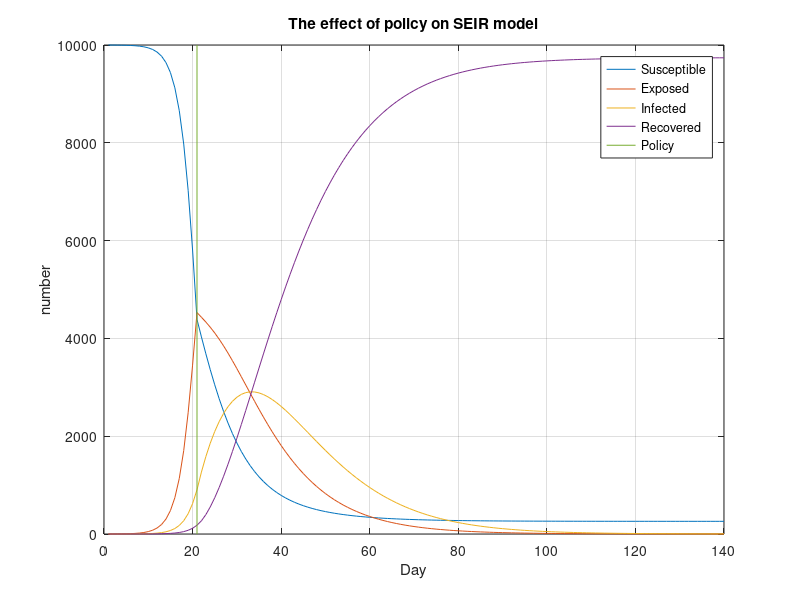

Write the MATLAB code that produced this figure.
%--------------------------------------------------------------------------
%   Init
%--------------------------------------------------------------------------
clear;clc;

%--------------------------------------------------------------------------
%   para
%--------------------------------------------------------------------------
N = 10000;                                                                  %total population
E = 0;                                                                      %Exposed
I = 1;                                                                      %Infected
S = N - I;                                                                  %Susceptible
R = 0;                                                                      %Recovered

r = 20;                                                                     %contact rate
B = 0.03;                                                                   %infection rate
a = 0.1;                                                                    %E->I rate
r2 = 20;                                                                    %contact number(E)
B2 = 0.03;                                                                  %infection rate for E
y = 0.1;                                                                    %recovery rate
policy_flag = 21;

T = 1:140;
for idx = 1:length(T)-1
    if idx>=policy_flag
        r=5;
        r2=5;
    end
    S(idx+1) = S(idx) - r*B*S(idx)*I(idx)/N(1) - r2*B2*S(idx)*E(idx)/N;
    E(idx+1) = E(idx) + r*B*S(idx)*I(idx)/N(1)-a*E(idx) + r2*B2*S(idx)*E(idx)/N;
    I(idx+1) = I(idx) + a*E(idx) - y*I(idx);
    R(idx+1) = R(idx) + y*I(idx);
    
end

plot(T,S,T,E,T,I,T,R);grid on;
hold on
plot([policy_flag policy_flag],[0 10000])
xlabel('Day');ylabel('number')
legend('Susceptible','Exposed','Infected','Recovered','Policy')
title('The effect of policy on SEIR model')